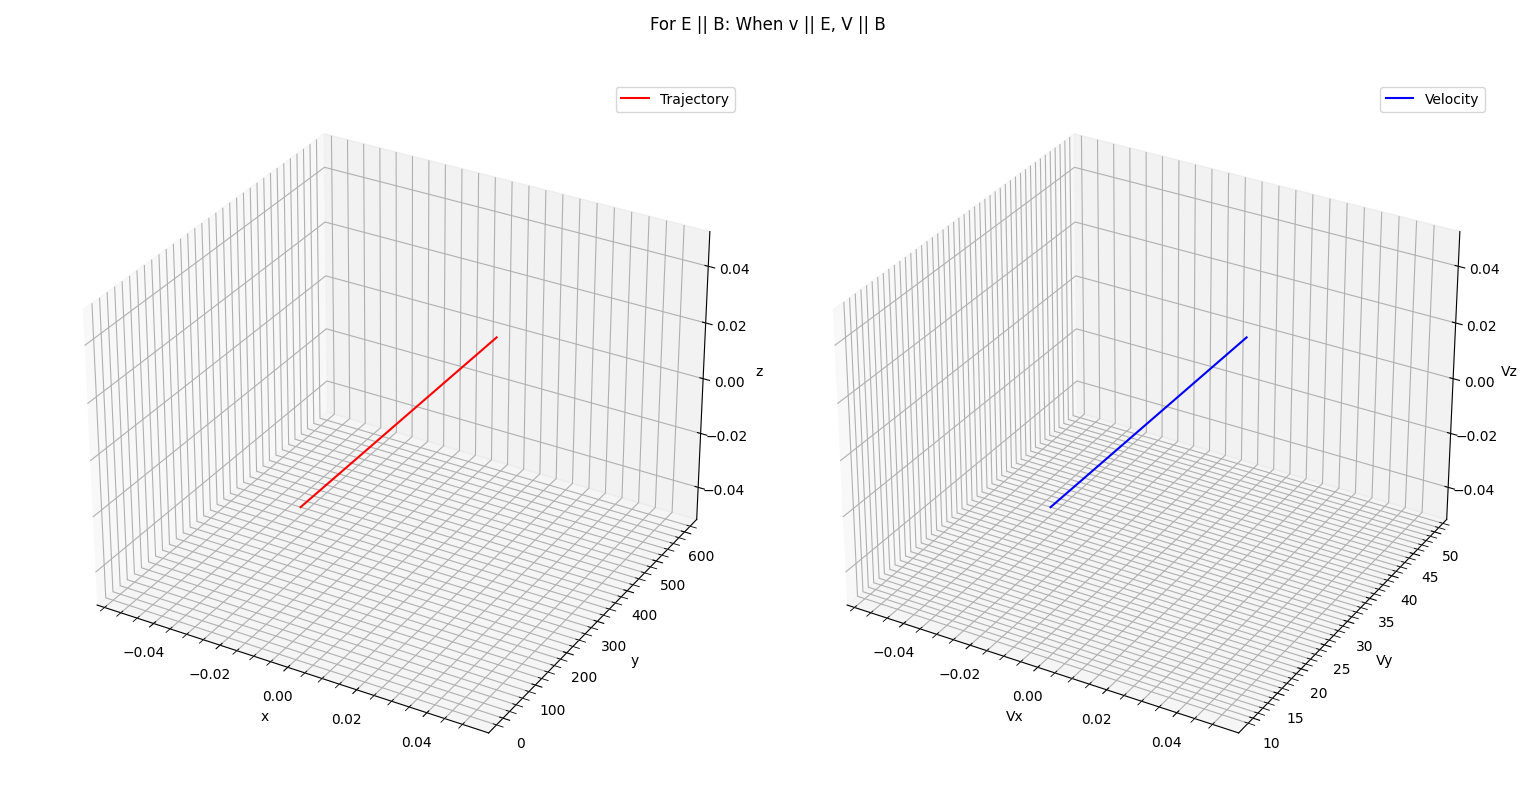

Write Python code to recreate this figure.
from scipy.integrate import odeint
import matplotlib.pyplot as plt
import numpy as np 

m, q = 1, 1
v = 10
Ex, Ey, Ez = 0, 2, 0
Bx, By, Bz = 0, 3, 0

def dS_dt(S, t):
    x, y, z, vx, vy, vz = S
    dx_dt = vx
    dy_dt = vy
    dz_dt = vz
    dvx_dt = (q/m)*(Ex+vy*Bz-vz*By)
    dvy_dt = (q/m)*(Ey+vz*Bx-vx*Bz)
    dvz_dt = (q/m)*(Ez+vx*By-vy*Bx)
    return [dx_dt, dy_dt, dz_dt, dvx_dt, dvy_dt, dvz_dt]

t = np.linspace(0, 20, 1001)
S0 = (0, 0, 0, 0, v, 0)
sol = odeint(dS_dt, S0, t)
x, y, z, vx, vy, vz = sol.T[0], sol.T[1], sol.T[2], sol.T[3], sol.T[4], sol.T[5]

fig = plt.figure()
ax1 = fig.add_subplot(121, projection="3d")
ax1.plot(x,y,z, color="red",label="Trajectory")
ax1.set_xlabel("x")
ax1.set_ylabel("y")
ax1.set_zlabel("z")
ax1.grid(which="major")
ax1.grid(which="minor",linestyle="--")
ax1.minorticks_on()
ax1.legend()
ax2 = fig.add_subplot(122, projection="3d")
ax2.plot(vx,vy,vz, color="blue",label="Velocity")
ax2.set_xlabel("Vx")
ax2.set_ylabel("Vy")
ax2.set_zlabel("Vz")
ax2.grid(which="major")
ax2.grid(which="minor",linestyle="--")
ax2.minorticks_on()
ax2.legend()
fig.suptitle("For E || B: When v || E, V || B")
fig.tight_layout()
plt.show()
